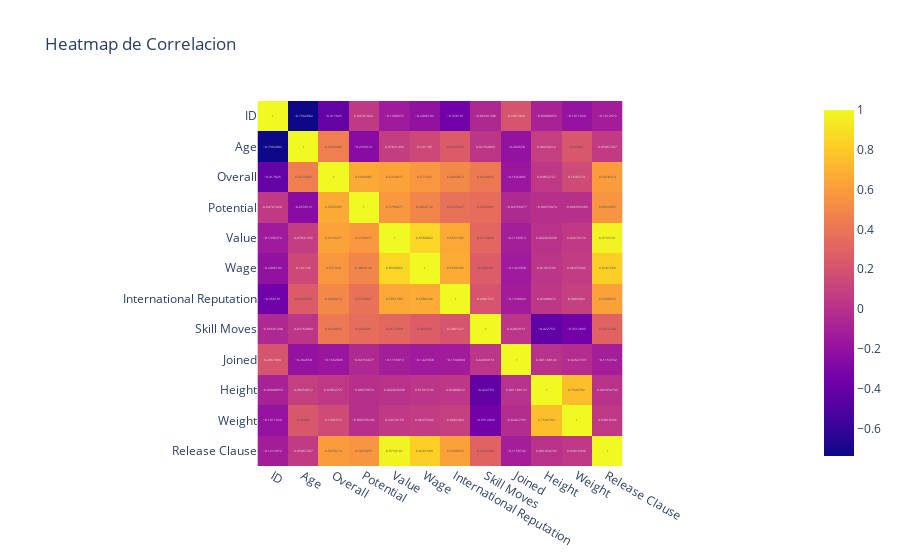

The cell this chart's notebook holds for it:
### Code cell
import plotly.express as px

fig = px.imshow(correlacion, text_auto=True, title='Heatmap de Correlacion')
fig.show()

### Figure 1 — Plotly figure (JSON) as saved in the notebook; plotly's stock layout.template omitted (floating-point values rounded to 4 significant figures; data arrays with more than 128 entries replaced by an {"elided": "..."} marker saying what was removed)
{"data": [{"coloraxis": "coloraxis", "hovertemplate": "x: %{x}<br>y: %{y}<br>color: %{z}<extra></extra>", "name": "0", "texttemplate": "%{z}", "type": "heatmap", "x": ["ID", "Age", "Overall", "Potential", "Value", "Wage", "International Reputation", "Skill Moves", "Joined", "Height", "Weight", "Release Clause"], "xaxis": "x", "y": ["ID", "Age", "Overall", "Potential", "Value", "Wage", "International Reputation", "Skill Moves", "Joined", "Height", "Weight", "Release Clause"], "yaxis": "y", "z": {"elided": "12x12 float values"}}], "layout": {"coloraxis": {"colorscale": [[0, "#0d0887"], [0.1111, "#46039f"], [0.2222, "#7201a8"], [0.3333, "#9c179e"], [0.4444, "#bd3786"], [0.5556, "#d8576b"], [0.6667, "#ed7953"], [0.7778, "#fb9f3a"], [0.8889, "#fdca26"], [1, "#f0f921"]]}, "title": {"text": "Heatmap de Correlacion"}, "xaxis": {"anchor": "y", "constrain": "domain", "domain": [0, 1], "scaleanchor": "y"}, "yaxis": {"anchor": "x", "autorange": "reversed", "constrain": "domain", "domain": [0, 1]}}}
